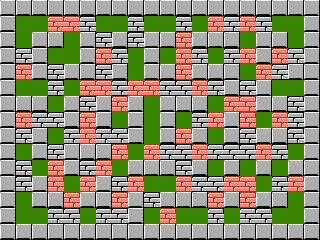

A level layout from a 2D game, rendered from its tile map. Below: a short description, then the map file with its tile-grid data intact:
An orthogonal 20x15 tile map with 16x16 px tiles, 1 tile layer (mapaBase).

<map version="1.10" tiledversion="1.10.2" orientation="orthogonal" renderorder="right-down" width="20" height="15" tilewidth="16" tileheight="16" infinite="0" nextlayerid="5" nextobjectid="1">
 <editorsettings>
  <export target="../MapMatrix.csv" format="csv" />
 </editorsettings>
 <tileset firstgid="1" source="Bombermantiles.tsx" />
 <layer id="1" name="mapaBase" width="20" height="15">
  <data encoding="csv">
4,4,4,4,4,4,4,4,4,4,4,4,4,4,4,4,4,4,4,4,
4,1,1,3,3,2,1,1,2,1,1,2,1,3,2,3,2,1,1,4,
4,1,4,4,1,4,2,4,2,4,4,3,4,4,4,1,4,4,1,4,
4,2,4,1,1,4,3,2,1,4,1,3,2,1,2,3,4,3,2,4,
4,3,4,2,4,4,2,4,1,4,4,3,4,4,4,1,3,2,4,4,
4,1,1,2,1,3,3,2,3,3,2,2,3,2,4,2,4,1,1,4,
4,4,4,1,4,2,4,3,4,1,4,4,4,1,3,3,4,4,2,4,
4,3,2,2,4,3,4,1,4,1,4,1,2,3,4,3,1,3,2,4,
4,2,4,1,2,3,2,2,4,1,4,3,4,1,4,2,4,4,2,4,
4,1,4,2,4,4,4,3,1,3,2,2,3,2,2,2,3,2,1,4,
4,2,1,3,4,2,3,1,4,4,4,2,4,1,4,1,4,1,4,4,
4,2,4,3,1,3,4,2,3,1,1,3,2,2,3,3,1,2,3,4,
4,1,4,4,3,4,4,3,4,2,4,4,4,3,4,3,4,4,1,4,
4,1,1,2,2,1,2,2,4,1,3,1,1,2,1,2,2,1,1,4,
4,4,4,4,4,4,4,4,4,4,4,4,4,4,4,4,4,4,4,4
</data>
 </layer>
</map>